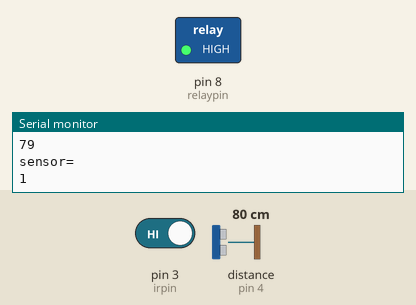
This sketch was run on a simulated Arduino Uno, built with avr-gcc and run on an emulated ATmega328P. Shown: switched loads named in the sketch (green lamp = pin HIGH), the last lines printed to the serial monitor. Wiring (inferred from the names in the program): ultrasonic range finder: trigger pin 5; echo pin 4. Inputs (shaded band) come from the test bench; at power-on: distance to the obstacle (sensor on pin 4) 80 cm, pin 3 (irpin) HIGH. The echo pulse lasts 58.3 µs per cm; pins used as bus, display or sensor lines are not drawn.

Above: at 1.2 s.
1.3 s: distance to the obstacle (sensor on pin 4) set to 35 cm
4.3 s: pin 3 (irpin) driven LOW
At 4.9 s:
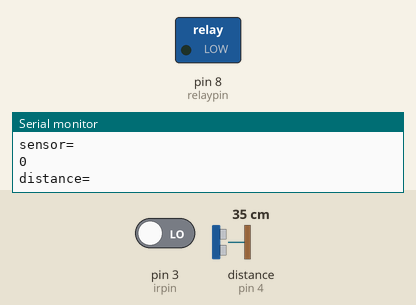
5.9 s: pin 3 (irpin) driven HIGH
At 6.8 s:
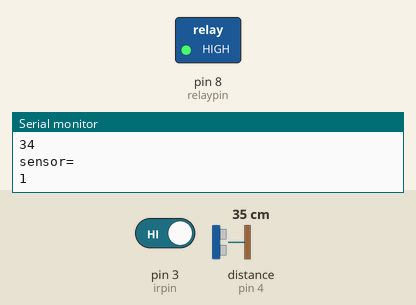
7.4 s: distance to the obstacle (sensor on pin 4) set to 60 cm
Timing chart, 0 to 10.4 s (numbered marks = the images above; inputs shaded):
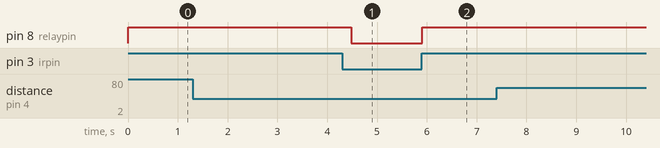

The sketch:

smart_tap_.ino
```cpp
const int trigpin = 5;  // Trig pin of Ultra-sonic sensor
const int echopin = 4;  // Echo pin of Ultra-sonic sensor
const int irpin = 3;  // Ir sensor pin configured
const int relaypin = 8; // Relay pin of solonoid valve connected to the Tap

void setup() {
  pinMode(trigpin, OUTPUT);
  pinMode(echopin, INPUT);
  pinMode(irpin, INPUT);
  pinMode(relaypin, OUTPUT);

  Serial.begin(9600);
}
void loop() {
  digitalWrite(trigpin, LOW);

  digitalWrite(trigpin, HIGH);

  digitalWrite(trigpin, LOW);
  long time = pulseIn(echopin, HIGH);
  long distance = (time * 0.0343) / 2;
  Serial.println("distance= ");
  Serial.println(distance);

  int sensor = 0;
  sensor = digitalRead(irpin);
  Serial.println("sensor= ");
  Serial.println(sensor);

  if (distance < 70 && sensor == 0) {
    digitalWrite(relaypin, LOW);


  } else {
    digitalWrite(relaypin, HIGH);
  }
  delay(200);
}
```

Measured:
- after the input at 4.3 s, pin 8 (relaypin): HIGH → LOW after 0.19 s
- after the input at 5.9 s, pin 8 (relaypin): LOW → HIGH at once
